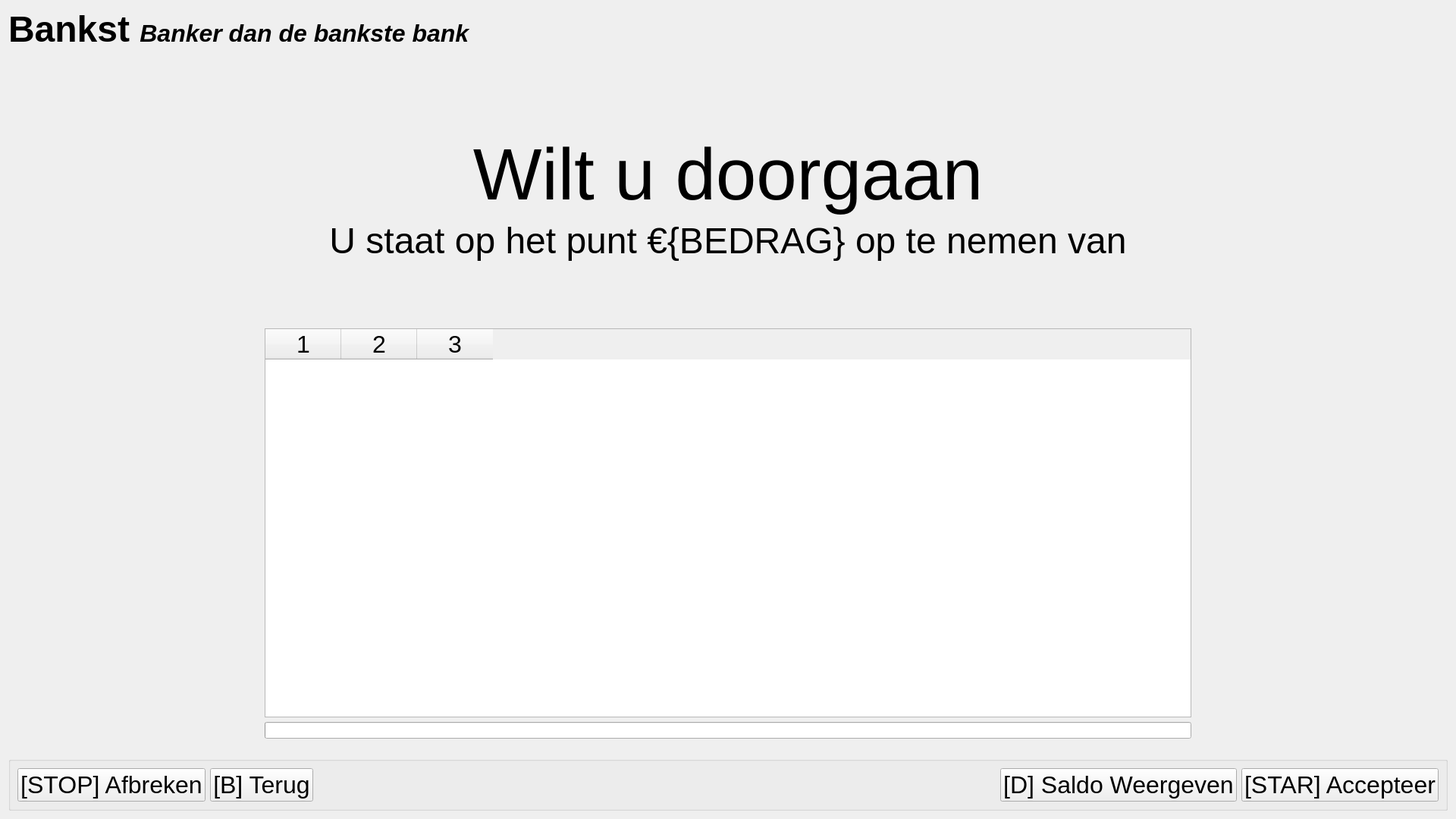
<?xml version="1.0" encoding="UTF-8"?>
<ui version="4.0">
 <class>ScreenWithdrawConfirm</class>
 <widget class="QWidget" name="ScreenWithdrawConfirm">
  <property name="geometry">
   <rect>
    <x>0</x>
    <y>0</y>
    <width>1920</width>
    <height>1080</height>
   </rect>
  </property>
  <property name="minimumSize">
   <size>
    <width>1920</width>
    <height>1080</height>
   </size>
  </property>
  <property name="maximumSize">
   <size>
    <width>1920</width>
    <height>1080</height>
   </size>
  </property>
  <property name="contextMenuPolicy">
   <enum>Qt::NoContextMenu</enum>
  </property>
  <property name="windowTitle">
   <string>Form</string>
  </property>
  <layout class="QVBoxLayout" name="verticalLayout">
   <item>
    <widget class="QLabel" name="name">
     <property name="sizePolicy">
      <sizepolicy hsizetype="Minimum" vsizetype="Minimum">
       <horstretch>0</horstretch>
       <verstretch>0</verstretch>
      </sizepolicy>
     </property>
     <property name="maximumSize">
      <size>
       <width>16777215</width>
       <height>54</height>
      </size>
     </property>
     <property name="font">
      <font>
       <pointsize>36</pointsize>
       <weight>75</weight>
       <bold>true</bold>
      </font>
     </property>
     <property name="text">
      <string>&lt;html&gt;&lt;head/&gt;&lt;body&gt;&lt;p&gt;&lt;span style=&quot; font-size:36pt; font-weight:600;&quot;&gt;Bankst &lt;/span&gt;&lt;span style=&quot; font-size:24pt; font-weight:600; font-style:italic;&quot; align=&quot;right&quot;&gt;Banker dan de bankste bank&lt;/span&gt;&lt;/p&gt;&lt;/body&gt;&lt;/html&gt;</string>
     </property>
    </widget>
   </item>
   <item>
    <spacer name="verticalSpacer">
     <property name="orientation">
      <enum>Qt::Vertical</enum>
     </property>
     <property name="sizeType">
      <enum>QSizePolicy::Fixed</enum>
     </property>
     <property name="sizeHint" stdset="0">
      <size>
       <width>20</width>
       <height>96</height>
      </size>
     </property>
    </spacer>
   </item>
   <item>
    <widget class="QFrame" name="frame">
     <property name="sizePolicy">
      <sizepolicy hsizetype="Preferred" vsizetype="Maximum">
       <horstretch>0</horstretch>
       <verstretch>0</verstretch>
      </sizepolicy>
     </property>
     <property name="frameShape">
      <enum>QFrame::NoFrame</enum>
     </property>
     <property name="frameShadow">
      <enum>QFrame::Plain</enum>
     </property>
     <layout class="QVBoxLayout" name="verticalLayout_2">
      <item>
       <widget class="QLabel" name="title">
        <property name="font">
         <font>
          <pointsize>72</pointsize>
         </font>
        </property>
        <property name="text">
         <string>Wilt u doorgaan</string>
        </property>
        <property name="alignment">
         <set>Qt::AlignBottom|Qt::AlignHCenter</set>
        </property>
       </widget>
      </item>
      <item>
       <widget class="QLabel" name="subTitle">
        <property name="font">
         <font>
          <pointsize>36</pointsize>
         </font>
        </property>
        <property name="text">
         <string>U staat op het punt €{BEDRAG} op te nemen van</string>
        </property>
        <property name="alignment">
         <set>Qt::AlignHCenter|Qt::AlignTop</set>
        </property>
       </widget>
      </item>
      <item>
       <widget class="QLabel" name="error">
        <property name="font">
         <font>
          <pointsize>32</pointsize>
          <underline>true</underline>
         </font>
        </property>
        <property name="styleSheet">
         <string notr="true">QLabel {
	color: rgb(255, 0, 0);
}</string>
        </property>
        <property name="text">
         <string/>
        </property>
        <property name="alignment">
         <set>Qt::AlignCenter</set>
        </property>
       </widget>
      </item>
     </layout>
    </widget>
   </item>
   <item>
    <widget class="QFrame" name="frame_2">
     <property name="frameShape">
      <enum>QFrame::NoFrame</enum>
     </property>
     <property name="frameShadow">
      <enum>QFrame::Plain</enum>
     </property>
     <layout class="QHBoxLayout" name="horizontalLayout_2">
      <item>
       <spacer name="horizontalSpacer_2">
        <property name="orientation">
         <enum>Qt::Horizontal</enum>
        </property>
        <property name="sizeType">
         <enum>QSizePolicy::Fixed</enum>
        </property>
        <property name="sizeHint" stdset="0">
         <size>
          <width>320</width>
          <height>20</height>
         </size>
        </property>
       </spacer>
      </item>
      <item>
       <widget class="QFrame" name="frame_3">
        <property name="frameShape">
         <enum>QFrame::NoFrame</enum>
        </property>
        <property name="frameShadow">
         <enum>QFrame::Plain</enum>
        </property>
        <layout class="QVBoxLayout" name="verticalLayout_3">
         <item>
          <widget class="QTableWidget" name="tableWidget">
           <property name="font">
            <font>
             <pointsize>24</pointsize>
            </font>
           </property>
           <property name="styleSheet">
            <string notr="true">QTableView::item
{
  padding: 8px;
}</string>
           </property>
           <property name="frameShape">
            <enum>QFrame::StyledPanel</enum>
           </property>
           <property name="frameShadow">
            <enum>QFrame::Raised</enum>
           </property>
           <property name="lineWidth">
            <number>1</number>
           </property>
           <property name="verticalScrollBarPolicy">
            <enum>Qt::ScrollBarAlwaysOff</enum>
           </property>
           <property name="horizontalScrollBarPolicy">
            <enum>Qt::ScrollBarAlwaysOff</enum>
           </property>
           <property name="alternatingRowColors">
            <bool>true</bool>
           </property>
           <property name="sortingEnabled">
            <bool>true</bool>
           </property>
           <property name="columnCount">
            <number>3</number>
           </property>
           <attribute name="verticalHeaderVisible">
            <bool>false</bool>
           </attribute>
           <column/>
           <column/>
           <column/>
          </widget>
         </item>
         <item>
          <widget class="QProgressBar" name="progressBar">
           <property name="value">
            <number>0</number>
           </property>
           <property name="textVisible">
            <bool>false</bool>
           </property>
          </widget>
         </item>
        </layout>
       </widget>
      </item>
      <item>
       <spacer name="horizontalSpacer_3">
        <property name="orientation">
         <enum>Qt::Horizontal</enum>
        </property>
        <property name="sizeType">
         <enum>QSizePolicy::Fixed</enum>
        </property>
        <property name="sizeHint" stdset="0">
         <size>
          <width>320</width>
          <height>20</height>
         </size>
        </property>
       </spacer>
      </item>
     </layout>
    </widget>
   </item>
   <item>
    <widget class="QGroupBox" name="groupBox">
     <property name="sizePolicy">
      <sizepolicy hsizetype="Preferred" vsizetype="Minimum">
       <horstretch>0</horstretch>
       <verstretch>0</verstretch>
      </sizepolicy>
     </property>
     <property name="maximumSize">
      <size>
       <width>16777215</width>
       <height>77</height>
      </size>
     </property>
     <property name="title">
      <string/>
     </property>
     <layout class="QHBoxLayout" name="horizontalLayout">
      <item>
       <widget class="QPushButton" name="quitButton">
        <property name="font">
         <font>
          <pointsize>24</pointsize>
         </font>
        </property>
        <property name="text">
         <string>[STOP] Afbreken</string>
        </property>
       </widget>
      </item>
      <item>
       <widget class="QPushButton" name="backButton">
        <property name="font">
         <font>
          <pointsize>24</pointsize>
         </font>
        </property>
        <property name="text">
         <string>[B] Terug</string>
        </property>
       </widget>
      </item>
      <item>
       <spacer name="horizontalSpacer">
        <property name="orientation">
         <enum>Qt::Horizontal</enum>
        </property>
        <property name="sizeHint" stdset="0">
         <size>
          <width>40</width>
          <height>20</height>
         </size>
        </property>
       </spacer>
      </item>
      <item>
       <widget class="QPushButton" name="acceptButton_2">
        <property name="font">
         <font>
          <pointsize>24</pointsize>
         </font>
        </property>
        <property name="text">
         <string>[D] Saldo Weergeven</string>
        </property>
       </widget>
      </item>
      <item>
       <widget class="QPushButton" name="acceptButton">
        <property name="font">
         <font>
          <pointsize>24</pointsize>
         </font>
        </property>
        <property name="text">
         <string>[STAR] Accepteer</string>
        </property>
       </widget>
      </item>
     </layout>
    </widget>
   </item>
  </layout>
 </widget>
 <resources/>
 <connections/>
</ui>
